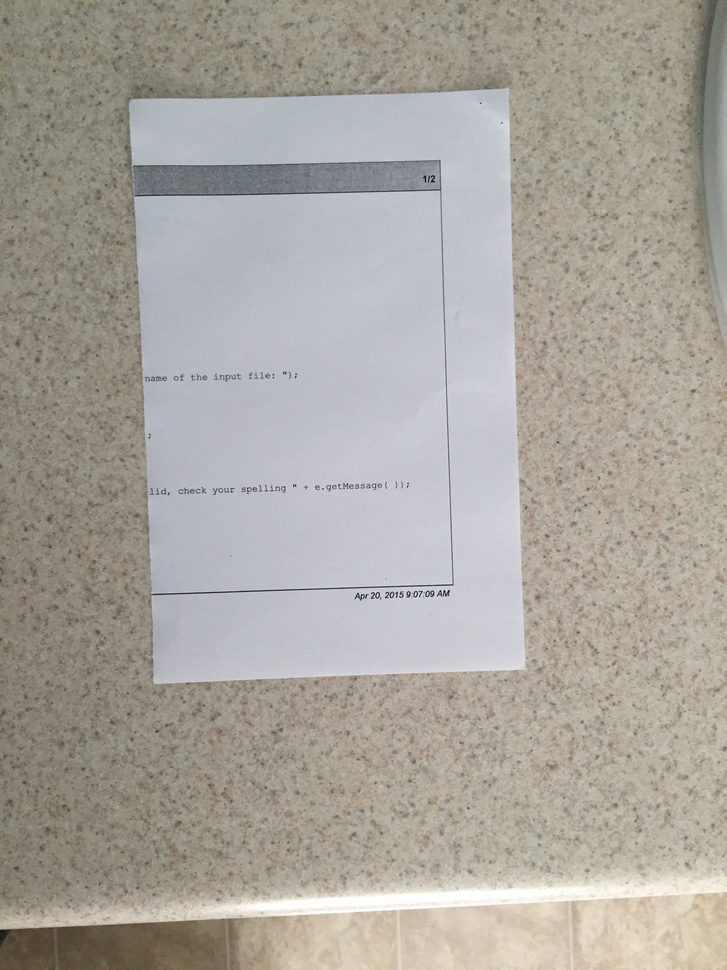
%> input picture Challenge2/data/input_19.JPG, 727 x 970 px, shrunk from 2448 x 3264 before the run
$ octave test14.m   (GNU Octave 9; MATLAB toolbox functions it lacks are replaced by stand-ins)
%> lines starting %> are read from the running program, lines starting %| are printed output that depends on the picture; in (x1, y1, x2, y2) boxes, pixels count from 0 and x2, y2 are one past the last pixel; in counts of white or black regions, pixels touching at a corner belong together; the program's own positions count from 1
% clear any variables
clear; clc;

% set up color channel options
r = [1 0 1 1 0 0 1];
g = [1 1 0 1 0 1 0];
b = [1 1 1 0 1 0 0];

% get all 3 color channels
input_im = imread('data/input_19.JPG');
%> input_im is the input picture: size 970x727x3 uint8; mean R, G, B 169.7, 165.3, 158
input_im_red = input_im(:,:,1); input_im_red = input_im_red(1:3:end,1:3:end);
input_im_green = input_im(:,:,2); input_im_green = input_im_green(1:3:end, 1:3:end);
input_im_blue = input_im(:,:,3); input_im_blue = input_im_blue(1:3:end, 1:3:end);
%> after `input_im_blue = input_im(:,:,3)`:
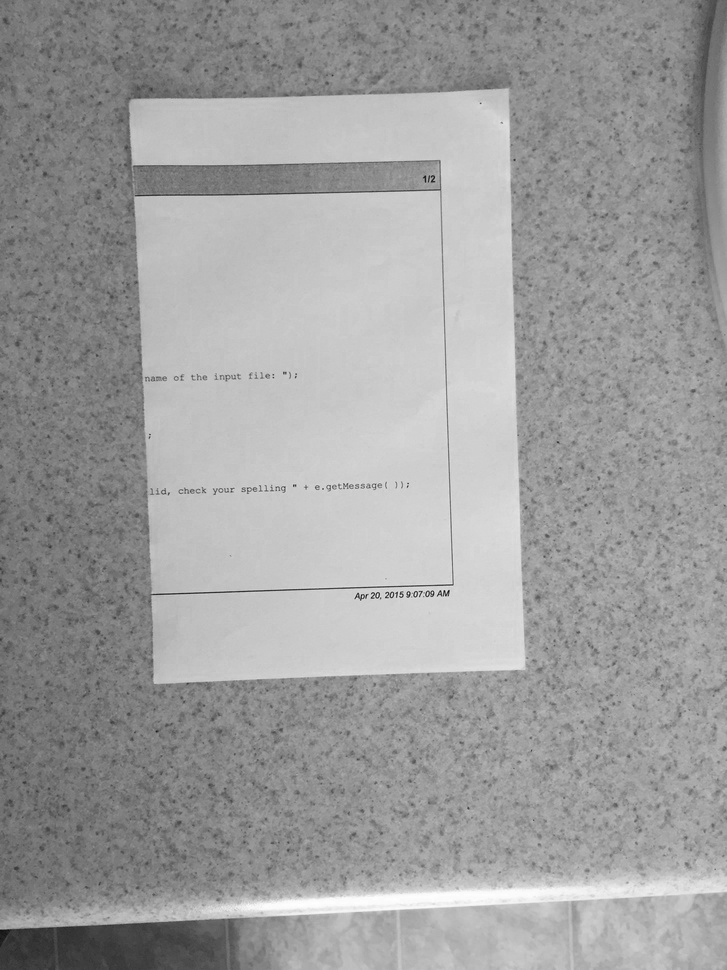
%> input_im_blue: size 970x727 uint8; min 5, max 255, mean 158

% otsu method to get individual thresholds for each color channel
r_thresh = graythresh(input_im_red);
%> r_thresh = 0.643
g_thresh = graythresh(input_im_green);
%> g_thresh = 0.635
b_thresh = graythresh(input_im_blue);
%> b_thresh = 0.639

% threshold each color channel using otsu treshold value
r_bw = imbinarize(input_im_red, r_thresh);
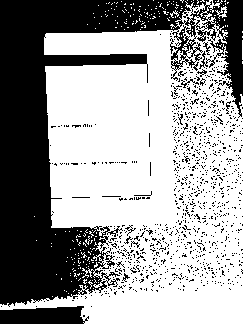
%> r_bw: size 324x243 logical; 61.1% white; 1038 black regions (1024 under 20 px), largest, box (x1, y1, x2, y2) and area: (0, 0, 243, 307) 26414, (0, 306, 89, 324) 1308, (181, 79, 199, 88) 43
g_bw = imbinarize(input_im_green, g_thresh);
%> g_bw: size 324x243 logical; 55.6% white; 721 black regions (684 under 20 px), largest, box (x1, y1, x2, y2) and area: (0, 0, 243, 307) 29434, (0, 306, 96, 324) 1434, (172, 100, 205, 138) 294
b_bw = imbinarize(input_im_blue, b_thresh);
%> b_bw: size 324x243 logical; 40.5% white; 719 white regions (688 under 20 px), largest, box (x1, y1, x2, y2) and area: (44, 30, 185, 229) 22920, (14, 231, 243, 324) 5995, (208, 228, 231, 258) 193

% band-aid code / hack
% logical b/t all 3 channels
bw = ones(size(input_im_red,1), size(input_im_red,2));
for i = 1:7
    bw(bw < 2) = 1; % reset bw to all ones without using the ones() method
    if ( r(i) == 1 ); bw = bw .* r_bw; end;
    if ( g(i) == 1 ); bw = bw .* g_bw; end;
    if ( b(i) == 1 ); bw = bw .* b_bw; end;

    black_pix = find(bw == 0);
    percentage_of_black_pix = size(black_pix,1) / (size(bw,1)*size(bw,2));

    if percentage_of_black_pix > .8
        continue;
    else
        break;
    end
end
%> this loop made 1 pass
%> percentage_of_black_pix on pass 1: 0.595
%> pass 1, `bw = bw .* g_bw`:
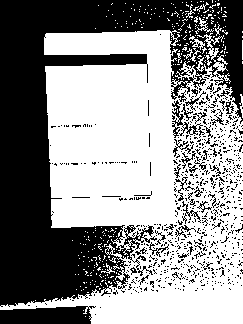
%> bw: size 324x243 double; values 0 (black) and 1 (white), 55.4% white; 720 black regions (683 under 20 px), largest, box (x1, y1, x2, y2) and area: (0, 0, 243, 307) 29529, (0, 306, 96, 324) 1434, (172, 100, 205, 138) 294

% blurring image
blur_im = imgaussfilt(bw, 20);
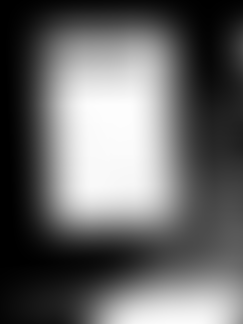
%> blur_im: size 324x243 double; min 0, max 0.996, mean 0.404
figure;
imshow(blur_im);

% threshold the blurred image
g_thresh = graythresh(blur_im);
%> g_thresh = 0.478
g_bw = imbinarize(blur_im, g_thresh);
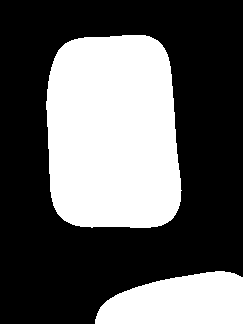
%> g_bw: size 324x243 logical; 37.4% white; 2 white regions, box (x1, y1, x2, y2) and area: (46, 35, 182, 228) 23306, (95, 271, 243, 324) 6150
figure;
imshow(g_bw);

% crop 10% on all sides
imWidth = size(g_bw,1);
%> imWidth = 324
imHeight = size(g_bw,2);
%> imHeight = 243

%x + cropTop and y + cropLeft to get back to the original pixel in the
%original image. Not sure why or how yet.
cropTop = floor(imHeight * .15);
%> cropTop = 36
cropBottom = imHeight - cropTop;
%> cropBottom = 207
cropLeft = floor(imWidth * .15);
%> cropLeft = 48
cropRight = imWidth - cropLeft;
%> cropRight = 276
g_bw_cropped = g_bw(cropLeft:cropRight, cropTop:cropBottom);
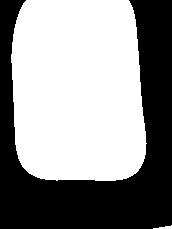
%> g_bw_cropped: size 229x172 logical; 56.8% white; 1 black region, box (x1, y1, x2, y2) and area: (0, 0, 172, 229) 16997
figure;
imshow(g_bw_cropped);

% Now find the top-left and bottom-right corner white pixels
[rows,cols] = find(g_bw_cropped);
%> rows = 22391 values from 1 to 229; cols = 22391 values from 12 to 172
top_left_row = (min(rows)*3) + (cropLeft*3)  %y for top-left corner
%> top_left_row = 147
top_left_col = (min(cols)*3) + (cropTop*3) %x for top-left corner
%> top_left_col = 144
bottom_right_row = (max(rows)*3) + (cropLeft*3)
%> bottom_right_row = 831
bottom_right_col = (max(cols)*3) + (cropTop*3)
%> bottom_right_col = 624
width = bottom_right_col - top_left_col + 1 %// Step #3
%> width = 481
height = bottom_right_row - top_left_row + 1
%> height = 685

%draw bbox on image
bboxA = [top_left_col top_left_row width height];
%> bboxA = [144 147 481 685]
final = insertShape ( input_im, 'Rectangle', bboxA,'Color','green', 'LineWidth', 5 );
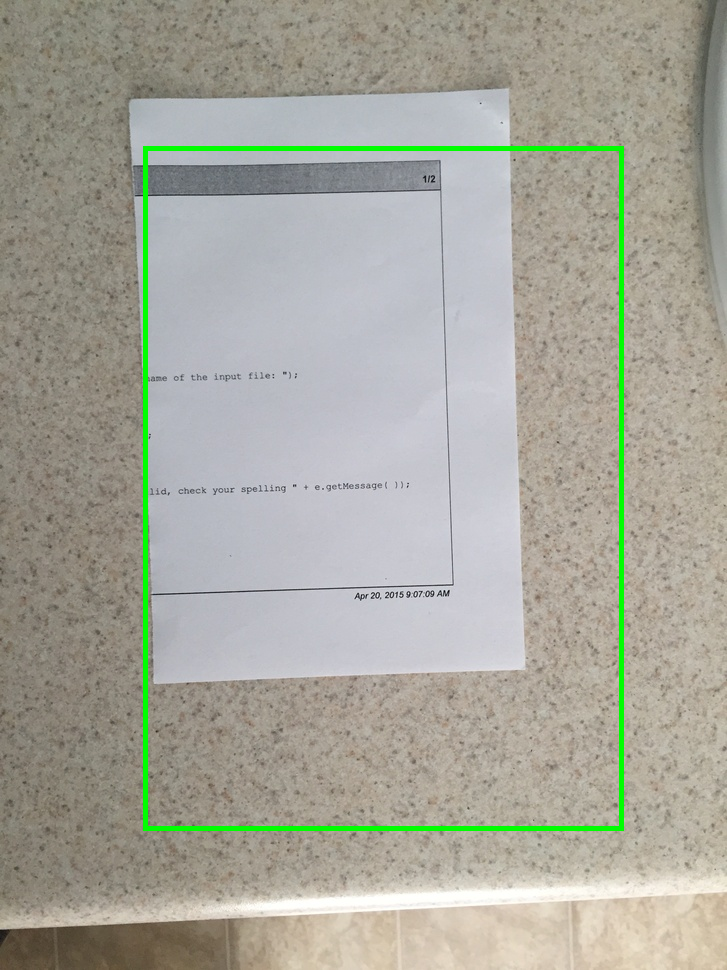
%> final: size 970x727x3 uint8; mean R, G, B 166.9, 166.8, 155.5
figure;
imshow(final);

$ run again, with Challenge2/data/input_10.JPG copied over Challenge2/data/input_19.JPG
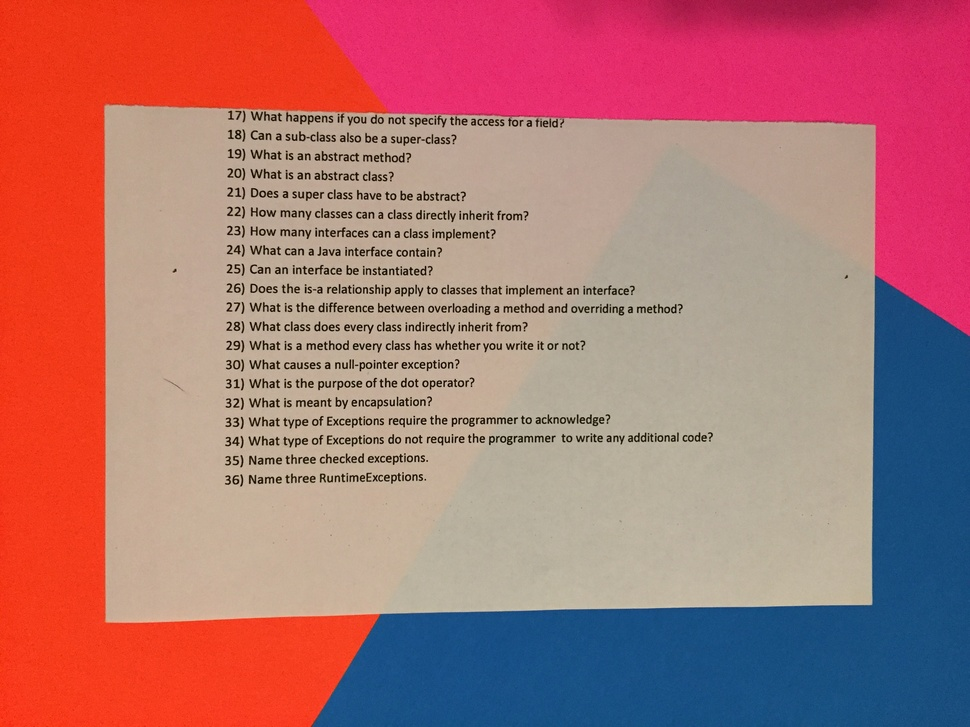
%> input picture Challenge2/data/input_10.JPG, 970 x 727 px, shrunk from 3264 x 2448 before the run
%> input_im is the input picture: size 727x970x3 uint8; mean R, G, B 174.5, 116.1, 115.6
%> input_im_red: size 243x324 uint8
%> input_im_green: size 243x324 uint8
%> input_im_blue: size 243x324 uint8
%> r_thresh = 0.459
%> `g_thresh = graythresh(input_im_green);`: g_thresh = 0.447
%> b_thresh = 0.329
%> `r_bw = imbinarize(input_im_red, r_thresh);`:
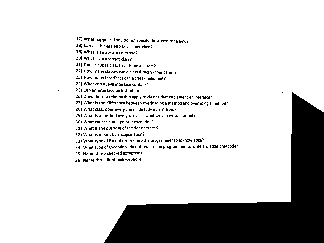
%> r_bw: size 243x324 logical; 82.6% white; 476 black regions (474 under 20 px), largest, box (x1, y1, x2, y2) and area: (104, 92, 324, 243) 11554, (123, 152, 140, 155) 31
%> b_bw: size 243x324 logical; 78% white; 494 black regions (491 under 20 px), largest, box (x1, y1, x2, y2) and area: (0, 0, 130, 243) 14422, (215, 0, 323, 10) 715, (123, 151, 140, 155) 33
%> the loop `for i = 1:7` made 1 pass
%> percentage_of_black_pix on pass 1: 0.491
%> `g_thresh = graythresh(blur_im);`: g_thresh = 0.494
%> g_bw_cropped: size 172x229 logical; 94.8% white; 3 black regions, box (x1, y1, x2, y2) and area: (0, 0, 229, 12) 1405, (45, 161, 229, 172) 591, (0, 164, 20, 172) 62
%> rows = 37330 values from 5 to 172; cols = 37330 values from 1 to 229
%> top_left_row = 123
%> top_left_col = 147
%> bottom_right_row = 624
%> bottom_right_col = 831
%> width = 685
%> height = 502
%> bboxA = [147 123 685 502]
%> `final = insertShape ( input_im, 'Rectangle', bboxA,'Color','green', 'L..`:
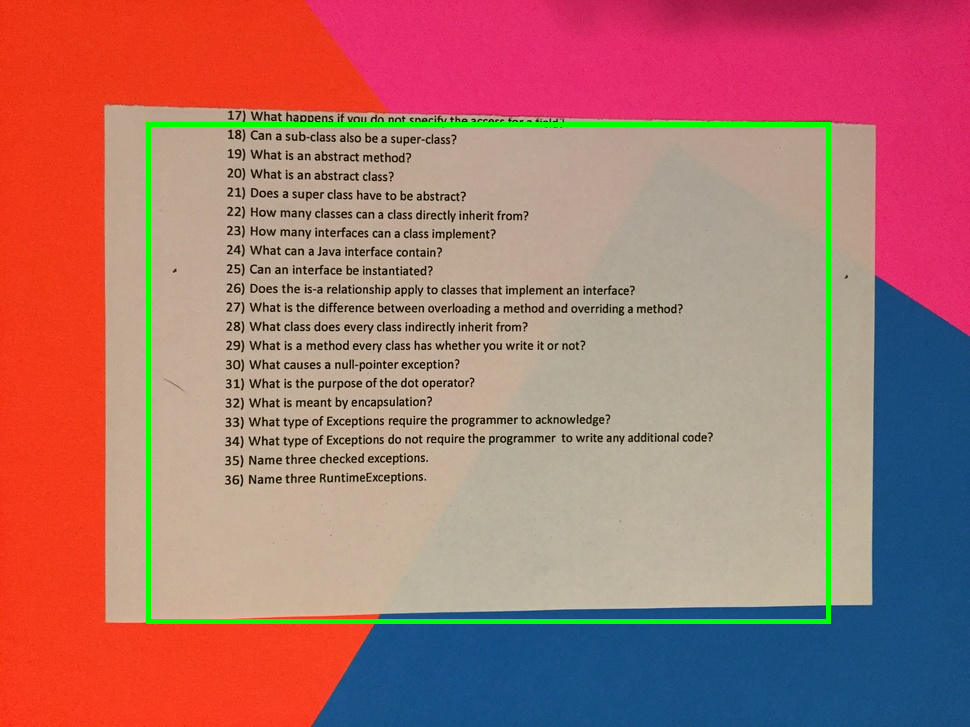
%> final: size 727x970x3 uint8; mean R, G, B 171.9, 118.1, 113.5

$ run again, with Challenge2/data/input_11.JPG copied over Challenge2/data/input_19.JPG
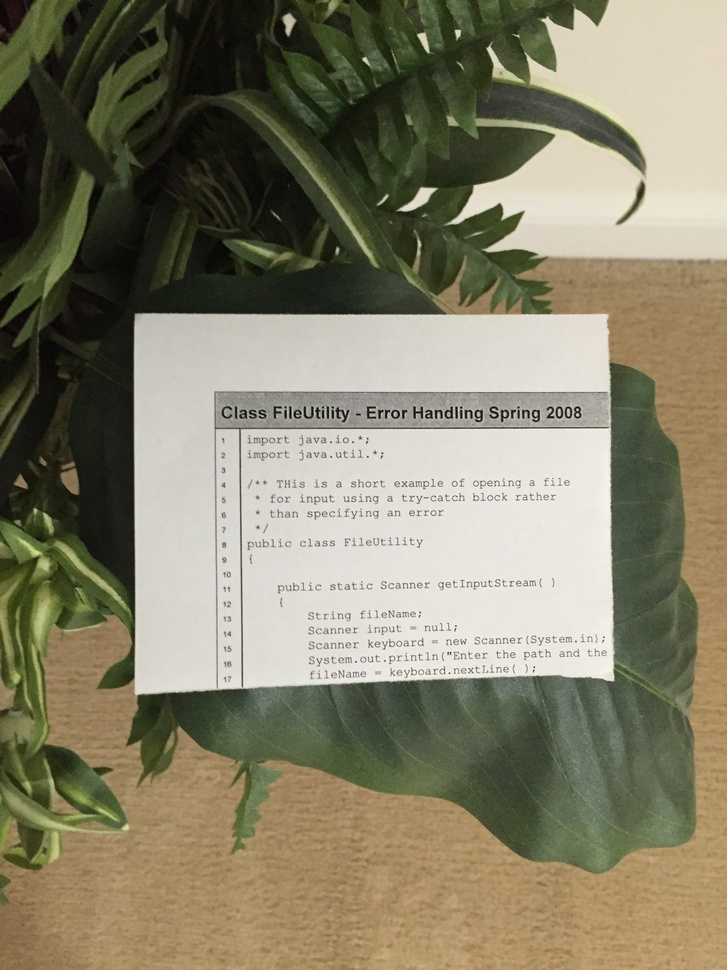
%> input picture Challenge2/data/input_11.JPG, 727 x 970 px, shrunk from 2448 x 3264 before the run
%> input_im is the input picture: size 970x727x3 uint8; mean R, G, B 133, 128.1, 105.4
%> input_im_red: size 324x243 uint8
%> input_im_green: size 324x243 uint8
%> input_im_blue: size 324x243 uint8
%> r_thresh = 0.49
%> `g_thresh = graythresh(input_im_green);`: g_thresh = 0.478
%> b_thresh = 0.518
%> r_bw: size 324x243 logical; 55.4% white; 124 black regions (118 under 20 px), largest, box (x1, y1, x2, y2) and area: (0, 0, 215, 291) 24505, (42, 121, 233, 292) 10169, (80, 143, 81, 181) 38, (0, 291, 4, 303) 32, (206, 61, 215, 75) 25, (142, 136, 151, 140) 21
%> b_bw: size 324x243 logical; 31.1% white; 32 white regions (28 under 20 px), largest, box (x1, y1, x2, y2) and area: (45, 105, 205, 232) 19016, (150, 0, 243, 87) 5271, (133, 63, 146, 71) 41, (163, 16, 175, 28) 37
%> the loop `for i = 1:7` made 1 pass
%> percentage_of_black_pix on pass 1: 0.689
%> `g_thresh = graythresh(blur_im);`: g_thresh = 0.408
%> g_bw_cropped: size 229x172 logical; 58.2% white; 2 black regions, box (x1, y1, x2, y2) and area: (0, 0, 172, 229) 16383, (167, 53, 172, 87) 100
%> rows = 22905 values from 1 to 187; cols = 22905 values from 7 to 172
%> top_left_row = 147
%> top_left_col = 129
%> bottom_right_row = 705
%> bottom_right_col = 624
%> width = 496
%> height = 559
%> bboxA = [129 147 496 559]
%> `final = insertShape ( input_im, 'Rectangle', bboxA,'Color','green', 'L..`:
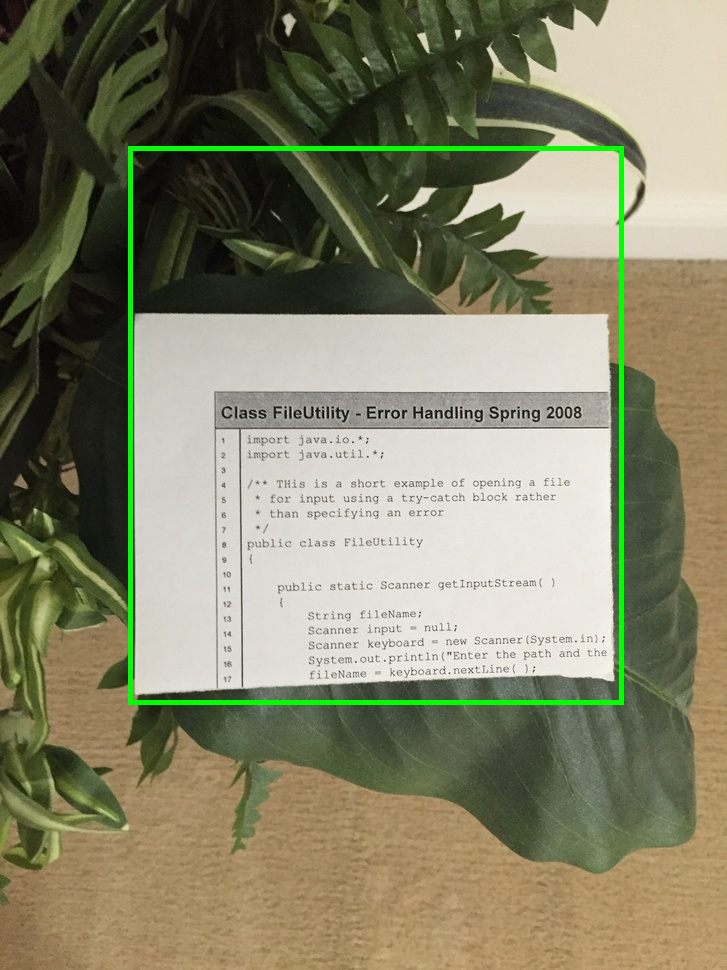
%> final: size 970x727x3 uint8; mean R, G, B 131.9, 130.7, 104.5
